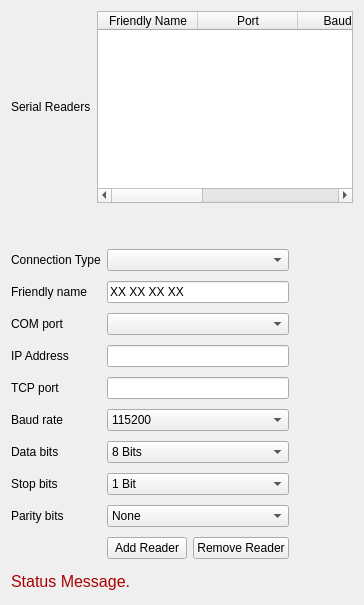
      <widget class="QWidget" name="Readers">
       <attribute name="title">
        <string>Readers</string>
       </attribute>
       <layout class="QGridLayout" name="gridLayout_6">
        <item row="0" column="0">
         <layout class="QGridLayout" name="gridLayout_2">
          <property name="bottomMargin">
           <number>10</number>
          </property>
          <item row="0" column="0">
           <widget class="QLabel" name="ReadersCOMDesc">
            <property name="minimumSize">
             <size>
              <width>0</width>
              <height>0</height>
             </size>
            </property>
            <property name="text">
             <string>Serial Readers</string>
            </property>
           </widget>
          </item>
          <item row="0" column="1">
           <widget class="QTableWidget" name="ReadersCOMTableWidget">
            <column>
             <property name="text">
              <string>Friendly Name</string>
             </property>
            </column>
            <column>
             <property name="text">
              <string>Port</string>
             </property>
            </column>
            <column>
             <property name="text">
              <string>Baudrate</string>
             </property>
            </column>
            <column>
             <property name="text">
              <string>Status</string>
             </property>
            </column>
            <column>
             <property name="text">
              <string>Connect</string>
             </property>
             <property name="textAlignment">
              <set>AlignLeft|AlignVCenter</set>
             </property>
            </column>
           </widget>
          </item>
         </layout>
        </item>
        <item row="1" column="0">
         <layout class="QGridLayout" name="gridLayout_3">
          <property name="sizeConstraint">
           <enum>QLayout::SetDefaultConstraint</enum>
          </property>
          <property name="topMargin">
           <number>30</number>
          </property>
          <property name="verticalSpacing">
           <number>10</number>
          </property>
          <item row="2" column="0">
           <widget class="QLabel" name="Reader_SerialCOMPort_Label">
            <property name="text">
             <string>COM port</string>
            </property>
           </widget>
          </item>
          <item row="7" column="0">
           <widget class="QLabel" name="Reader_SerialStopBits_Label">
            <property name="text">
             <string>Stop bits</string>
            </property>
           </widget>
          </item>
          <item row="10" column="0" colspan="4">
           <widget class="QLabel" name="label_StatusMessage_ReadersList">
            <property name="minimumSize">
             <size>
              <width>0</width>
              <height>25</height>
             </size>
            </property>
            <property name="maximumSize">
             <size>
              <width>16777215</width>
              <height>16777215</height>
             </size>
            </property>
            <property name="palette">
             <palette>
              <active>
               <colorrole role="WindowText">
                <brush brushstyle="SolidPattern">
                 <color alpha="255">
                  <red>170</red>
                  <green>0</green>
                  <blue>0</blue>
                 </color>
                </brush>
               </colorrole>
              </active>
              <inactive>
               <colorrole role="WindowText">
                <brush brushstyle="SolidPattern">
                 <color alpha="255">
                  <red>170</red>
                  <green>0</green>
                  <blue>0</blue>
                 </color>
                </brush>
               </colorrole>
              </inactive>
              <disabled>
               <colorrole role="WindowText">
                <brush brushstyle="SolidPattern">
                 <color alpha="255">
                  <red>76</red>
                  <green>108</green>
                  <blue>105</blue>
                 </color>
                </brush>
               </colorrole>
              </disabled>
             </palette>
            </property>
            <property name="font">
             <font>
              <pointsize>12</pointsize>
              <weight>50</weight>
              <bold>false</bold>
             </font>
            </property>
            <property name="text">
             <string>Status Message.</string>
            </property>
           </widget>
          </item>
          <item row="7" column="1" colspan="2">
           <widget class="QComboBox" name="Reader_Serial_StopBits_List">
            <item>
             <property name="text">
              <string>1 Bit</string>
             </property>
            </item>
            <item>
             <property name="text">
              <string>1,5 Bits</string>
             </property>
            </item>
            <item>
             <property name="text">
              <string>2 Bits</string>
             </property>
            </item>
           </widget>
          </item>
          <item row="5" column="1" colspan="2">
           <widget class="QComboBox" name="Reader_Serial_BaudRate_List">
            <item>
             <property name="text">
              <string>115200</string>
             </property>
            </item>
            <item>
             <property name="text">
              <string>57600</string>
             </property>
            </item>
            <item>
             <property name="text">
              <string>38400</string>
             </property>
            </item>
            <item>
             <property name="text">
              <string>19200</string>
             </property>
            </item>
            <item>
             <property name="text">
              <string>9600</string>
             </property>
            </item>
            <item>
             <property name="text">
              <string>4800</string>
             </property>
            </item>
           </widget>
          </item>
          <item row="8" column="1" colspan="2">
           <widget class="QComboBox" name="Reader_Serial_ParityBits_List">
            <item>
             <property name="text">
              <string>None</string>
             </property>
            </item>
            <item>
             <property name="text">
              <string>Even</string>
             </property>
            </item>
            <item>
             <property name="text">
              <string>Odd</string>
             </property>
            </item>
            <item>
             <property name="text">
              <string>Mark</string>
             </property>
            </item>
            <item>
             <property name="text">
              <string>Space</string>
             </property>
            </item>
           </widget>
          </item>
          <item row="8" column="0">
           <widget class="QLabel" name="Reader_SerialParityBits_Label">
            <property name="text">
             <string>Parity bits</string>
            </property>
           </widget>
          </item>
          <item row="5" column="0">
           <widget class="QLabel" name="Reader_SerialBaudRate_Label">
            <property name="text">
             <string>Baud rate</string>
            </property>
           </widget>
          </item>
          <item row="6" column="0">
           <widget class="QLabel" name="Reader_SerialDataBits_Label">
            <property name="text">
             <string>Data bits</string>
            </property>
           </widget>
          </item>
          <item row="9" column="2">
           <widget class="QPushButton" name="pushButton_RemoveReader">
            <property name="sizePolicy">
             <sizepolicy hsizetype="Minimum" vsizetype="Fixed">
              <horstretch>0</horstretch>
              <verstretch>0</verstretch>
             </sizepolicy>
            </property>
            <property name="maximumSize">
             <size>
              <width>110</width>
              <height>16777215</height>
             </size>
            </property>
            <property name="text">
             <string>Remove Reader</string>
            </property>
           </widget>
          </item>
          <item row="1" column="0">
           <widget class="QLabel" name="Reader_FriendlyName_Label">
            <property name="text">
             <string>Friendly name</string>
            </property>
           </widget>
          </item>
          <item row="3" column="3">
           <widget class="QLabel" name="label_13">
            <property name="text">
             <string/>
            </property>
           </widget>
          </item>
          <item row="0" column="1" colspan="2">
           <widget class="QComboBox" name="Reader_ConnectionType_List">
            <item>
             <property name="text">
              <string/>
             </property>
            </item>
            <item>
             <property name="text">
              <string>Serial Reader</string>
             </property>
            </item>
            <item>
             <property name="text">
              <string>IP Reader</string>
             </property>
            </item>
            <item>
             <property name="text">
              <string>Bluetooth Reader</string>
             </property>
            </item>
           </widget>
          </item>
          <item row="1" column="1" colspan="2">
           <widget class="QLineEdit" name="lineEdit_ReaderName">
            <property name="enabled">
             <bool>true</bool>
            </property>
            <property name="text">
             <string>XX XX XX XX</string>
            </property>
            <property name="placeholderText">
             <string extracomment="Enter your password to generate Key Mix for Encryption of Transfers"/>
            </property>
           </widget>
          </item>
          <item row="4" column="0">
           <widget class="QLabel" name="Reader_IPTcpPort_Label">
            <property name="text">
             <string>TCP port</string>
            </property>
           </widget>
          </item>
          <item row="4" column="1" colspan="2">
           <widget class="QLineEdit" name="Reader_IPPort">
            <property name="placeholderText">
             <string extracomment="Enter your password to generate Key Mix for Encryption of Transfers"/>
            </property>
           </widget>
          </item>
          <item row="2" column="1" colspan="2">
           <widget class="QComboBox" name="comboBox_ReaderSerialPort"/>
          </item>
          <item row="3" column="1" colspan="2">
           <widget class="QLineEdit" name="Reader_IPAddress">
            <property name="placeholderText">
             <string extracomment="Enter your password to generate Key Mix for Encryption of Transfers"/>
            </property>
           </widget>
          </item>
          <item row="9" column="1">
           <widget class="QPushButton" name="pushButton_AddReader">
            <property name="maximumSize">
             <size>
              <width>110</width>
              <height>16777215</height>
             </size>
            </property>
            <property name="text">
             <string>Add Reader</string>
            </property>
           </widget>
          </item>
          <item row="0" column="0">
           <widget class="QLabel" name="Reader_ConnectionType_Label">
            <property name="maximumSize">
             <size>
              <width>120</width>
              <height>16777215</height>
             </size>
            </property>
            <property name="text">
             <string>Connection Type</string>
            </property>
           </widget>
          </item>
          <item row="6" column="1" colspan="2">
           <widget class="QComboBox" name="Reader_Serial_DataBits_List">
            <item>
             <property name="text">
              <string>8 Bits</string>
             </property>
            </item>
            <item>
             <property name="text">
              <string>5 Bits</string>
             </property>
            </item>
            <item>
             <property name="text">
              <string>6 Bits</string>
             </property>
            </item>
            <item>
             <property name="text">
              <string>7 Bits</string>
             </property>
            </item>
           </widget>
          </item>
          <item row="3" column="0">
           <widget class="QLabel" name="Reader_IPAddress_Label">
            <property name="text">
             <string>IP Address</string>
            </property>
           </widget>
          </item>
         </layout>
        </item>
       </layout>
      </widget>
